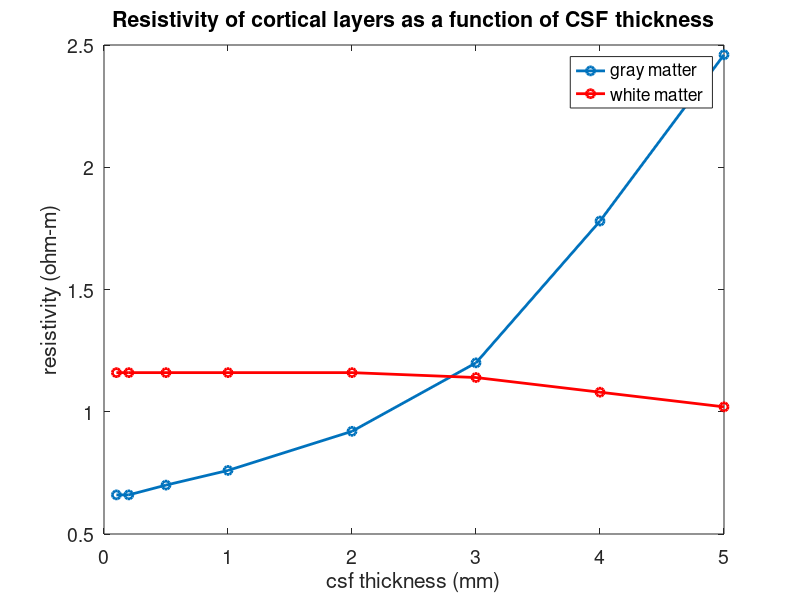

Reproduce this figure in MATLAB.
x1=[0.1 0.2 0.5 1 2 3 4 5];
x2=[8 8 10 13 21 35 64 98];
x3=[33 33 33 33 33 32 29 26];
figure;plot(x1,0.5+0.02*x2,'o-','linewidth',2)
hold on;plot(x1,0.5+0.02*x3,'o-','color','r','linewidth',2)
xlabel('csf thickness (mm)')
ylabel('resistivity (ohm-m)')
legend({'gray matter','white matter'})
set(gca,'fontsize',14)
title('Resistivity of cortical layers as a function of CSF thickness')
